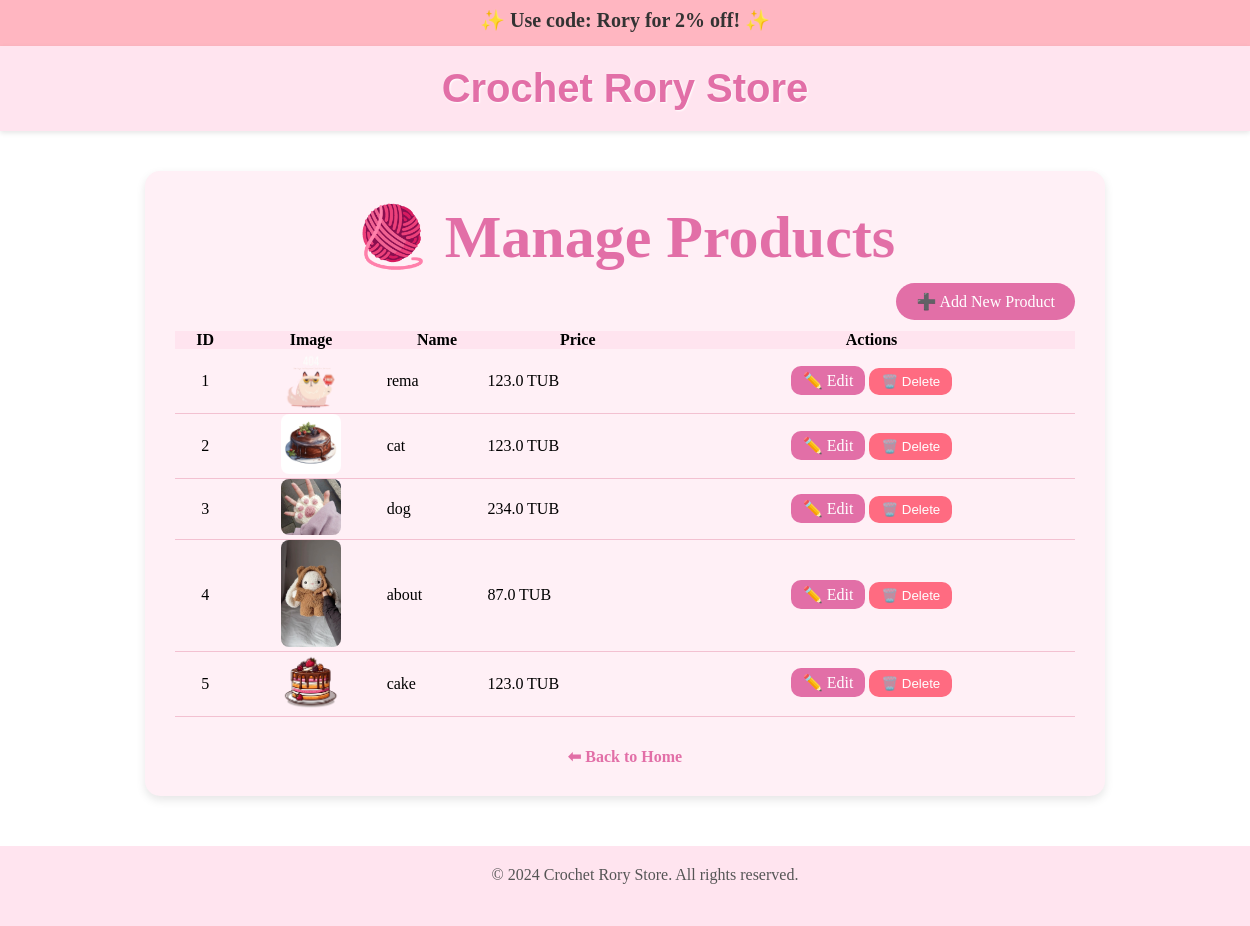
The app's page /admin/products (signed in) with its own data.
### models.py (models this page shows, shortened)
class Product(db.Model):
    id = db.Column(db.Integer, primary_key=True)
    name = db.Column(db.String(100), nullable=False)
    price = db.Column(db.Float, nullable=False)
    description = db.Column(db.Text, nullable=False)
    image = db.Column(db.String(200))
    publish_location = db.Column(db.String(20), default="products_only")

### routes.py (the view)
@app.route('/admin/products')
def admin_products():
    if not session.get('is_admin'):
        flash('Access denied. Admins only!', 'danger')
        return redirect(url_for('login'))
    products = Product.query.all()
    return render_template('admin/admin_products.html', products=products)

### templates/admin/admin_products.html (shortened to what this page needs)
{% extends "base.html" %}
{% block content %}
<div style="background-color:#fff0f6; padding:30px; border-radius:15px; max-width:900px; margin:40px auto; box-shadow:0 4px 10px rgba(0,0,0,0.1);">
  <h2 style="text-align:center; color:#e26fa7;">🧶 Manage Products</h2>
  <div style="text-align:right; margin-bottom:20px;">
    <a href="{{ url_for('add_product') }}"
       style="background:#e26fa7; color:white; padding:10px 20px; border-radius:25px; text-decoration:none;">➕ Add New Product</a>
  </div>
  <table style="width:100%; border-collapse:collapse;">
    <thead style="background-color:#ffe4ef;">
      <tr>
        <th>ID</th>
        <th>Image</th>
        <th>Name</th>
        <th>Price</th>
        <th>Actions</th>
      </tr>
    </thead>
    <tbody>
      {% for product in products %}
      <tr style="border-bottom:1px solid #f3c1d1;">
        <td style="text-align:center; padding:8px;">{{ product.id }}</td>
        <td style="text-align:center;">
          {% if product.image %}
            <img src="{{ url_for('static', filename='images/' ~ product.image) }}" alt="{{ product.name }}" style="width:60px; border-radius:8px;">
          {% else %}
            <span style="color:#aaa;">No Image</span>
          {% endif %}
        </td>
        <td>{{ product.name }}</td>
        <td>{{ product.price }} TUB</td>
        <td style="text-align:center;">
          <a href="{{ url_for('edit_product', id=product.id) }}" style="background:#e26fa7; color:white; padding:6px 12px; border-radius:10px; text-decoration:none;">✏️ Edit</a>
          <form action="{{ url_for('delete_product', id=product.id) }}" method="POST" style="display:inline;">
            <button type="submit" onclick="return confirm('Are you sure?')"
                    style="background:#ff6b81; color:white; padding:6px 12px; border:none; border-radius:10px; cursor:pointer;">🗑️ Delete</button>
          </form>
        </td>
      </tr>
      {% else %}
      <tr><td colspan="5" style="text-align:center; padding:15px;">No products found.</td></tr>
      {% endfor %}
    </tbody>
  </table>
<div style="text-align:center; margin-top:30px;">
  <a href="{{ url_for('admin_home') }}"
     style="text-decoration:none; color:#e26fa7; font-weight:bold;">⬅ Back to Home</a>
</div>
</div>
{% endblock %}

### static/style.css (style rules this page uses)
* { margin: 0; padding: 0; }
h2 { font-size: 60px; margin-bottom: 20px; }

### records on screen
Product: id "1", image (picture), name "rema", price "123.0"
Product: id "2", image (picture), name "cat", price "123.0"
Product: id "3", image (picture), name "dog", price "234.0"
Product: id "4", image (picture), name "about", price "87.0"
Product: id "5", image (picture), name "cake", price "123.0"
